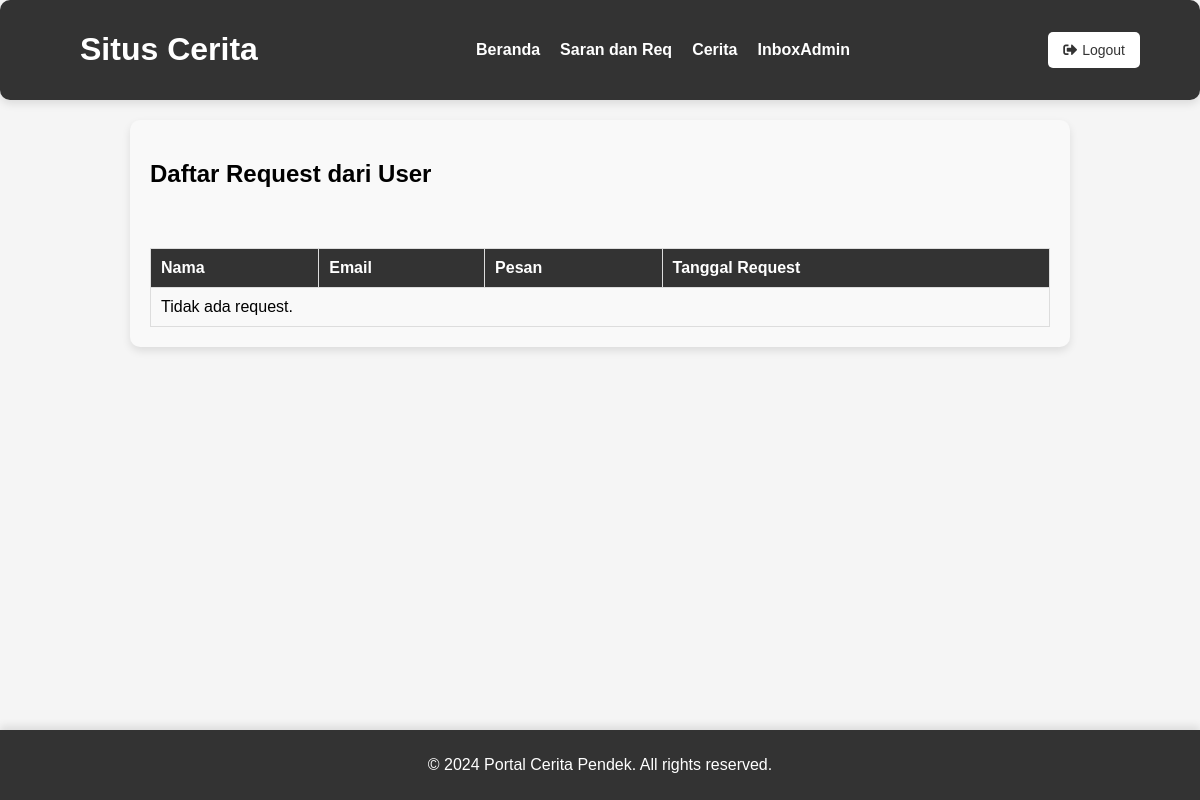
Page /admin_request.php (signed in) on the earlier database version.
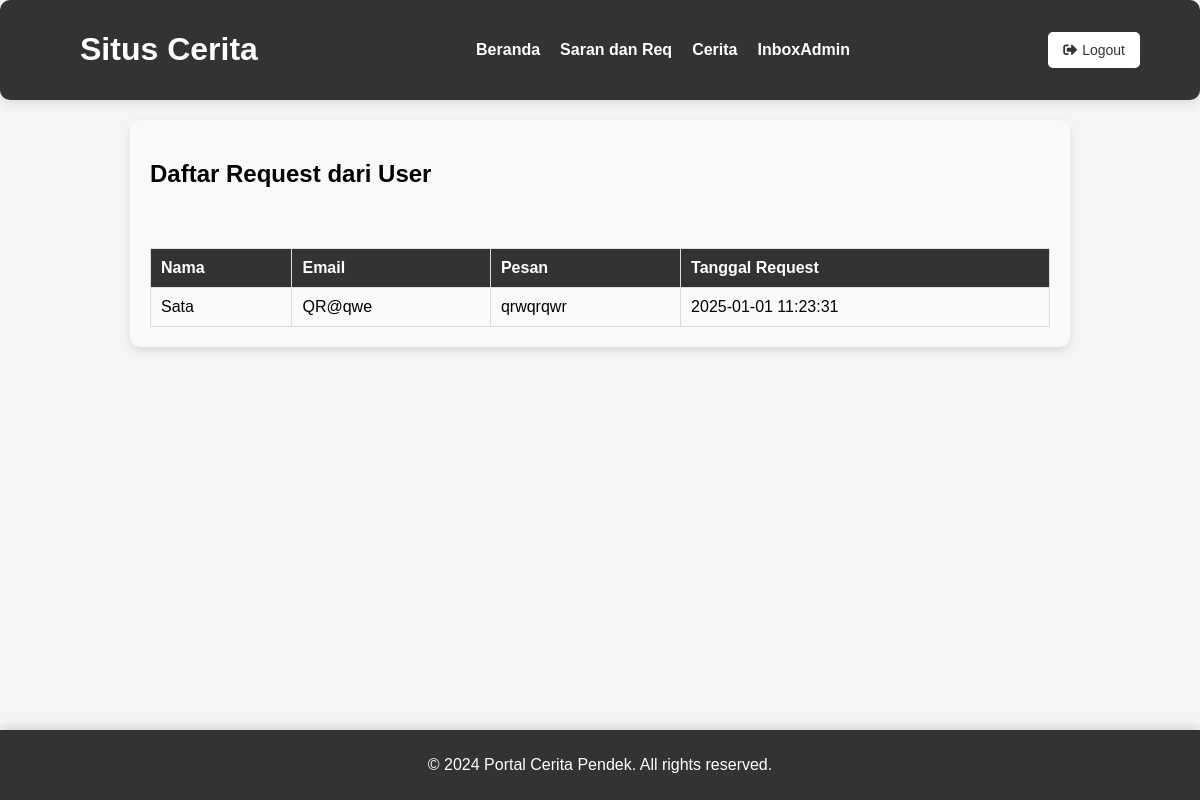
Same page on the later database version.
### tables this page shows
CREATE TABLE `user_requests` (
  `id` int(11) NOT NULL,
  `nama` varchar(255) NOT NULL,
  `email` varchar(255) NOT NULL,
  `pesan` text NOT NULL,
  `tanggal_request` timestamp NOT NULL DEFAULT current_timestamp()
);

### admin_request.php (the view, shortened to what this page needs)
<?php
include 'header.php';
$sql = "SELECT id, nama, email, pesan, tanggal_request FROM user_requests ORDER BY tanggal_request DESC";
$result = $conn->query($sql);
?>
<div class="content-container">
    <h2>Daftar Request dari User</h2>
    <table class="cerita-table">
        <thead>
            <tr>
                <th>Nama</th>
                <th>Email</th>
                <th>Pesan</th>
                <th>Tanggal Request</th>
            </tr>
        </thead>
        <tbody>
            <?php if ($result->num_rows > 0): ?>
            <?php while($row = $result->fetch_assoc()): ?>
            <tr>
                <td><?= htmlspecialchars($row['nama']) ?></td>
                <td><?= htmlspecialchars($row['email']) ?></td>
                <td><?= htmlspecialchars($row['pesan']) ?></td>
                <td><?= htmlspecialchars($row['tanggal_request']) ?></td>
            </tr>
            <?php endwhile; ?>
            <?php else: ?>
            <tr>
                <td colspan="4">Tidak ada request.</td>
            </tr>
            <?php endif; ?>
        </tbody>
    </table>
</div>
<?php
include 'footer.php';
?>

Differences in the rows shown:
added user_requests: nama "Sata", email "QR@qwe", pesan "qrwqrqwr", tanggal_request "2025-01-01 11:23:31"
Other differences:
text no longer shown: "Tidak ada request."
